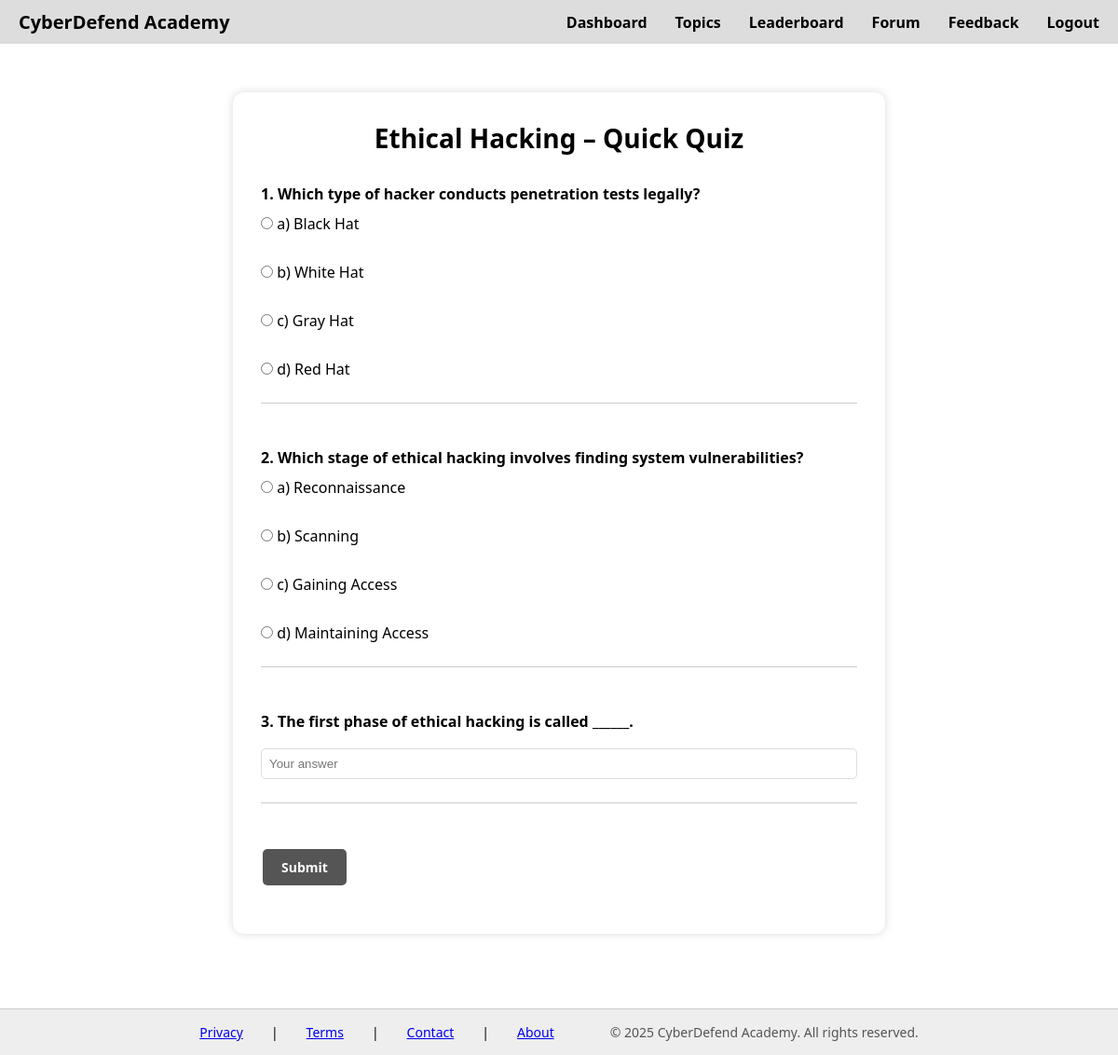
/CyberDefend/ethical_quiz.php, run on the app's committed database.
### tables this page shows
CREATE TABLE IF NOT EXISTS quiz_questions (
  id int(11) NOT NULL AUTO_INCREMENT,
  topic_id int(11) NOT NULL,
  question_type enum('mcq','fill') NOT NULL DEFAULT 'mcq',
  question text NOT NULL,
  option_a varchar(255) DEFAULT NULL,
  option_b varchar(255) DEFAULT NULL,
  option_c varchar(255) DEFAULT NULL,
  option_d varchar(255) DEFAULT NULL,
  correct_answer varchar(255) DEFAULT NULL,
  explanation text DEFAULT NULL,
  PRIMARY KEY (id),
  KEY topic_id (topic_id)
);

### CyberDefend/ethical_quiz.php (the view, shortened to what this page needs)
<?php
require_once 'db.php';
$topic_id = 2;
$questions = [];
$stmt = $conn->prepare("SELECT * FROM quiz_questions WHERE topic_id = ? ORDER BY id ASC");
$stmt->bind_param("i", $topic_id);
$stmt->execute();
$result = $stmt->get_result();
while ($row = $result->fetch_assoc()) {
    $questions[] = $row;
}
?>
<!DOCTYPE html>
<html lang="en">
<head>
  <link rel="stylesheet" href="style.css" />
</head>
<body>
<?php include 'header.php'; ?>
<main>
  <div class="quiz-container">
    <h2>Ethical Hacking – Quick Quiz</h2>
    <form id="quizForm">
      <?php
      $qNum = 1;
      foreach ($questions as $q):
        $qid = "q$qNum";
        $type = $q['question_type'];
        $correct = htmlspecialchars(strtolower($q['correct_answer']));
        $explanation = htmlspecialchars($q['explanation']);
      ?>
      <div class="question" data-correct-answer="<?= $correct ?>" data-explanation="<?= $explanation ?>">
        <p><?= $qNum ?>. <?= htmlspecialchars($q['question']) ?></p>
        <?php if ($type === 'mcq'): ?>
          <label><input type="radio" name="<?= $qid ?>" value="<?= htmlspecialchars(strtolower($q['option_a'])) ?>"> a) <?= htmlspecialchars($q['option_a']) ?></label><br>
          <label><input type="radio" name="<?= $qid ?>" value="<?= htmlspecialchars(strtolower($q['option_b'])) ?>"> b) <?= htmlspecialchars($q['option_b']) ?></label><br>
          <label><input type="radio" name="<?= $qid ?>" value="<?= htmlspecialchars(strtolower($q['option_c'])) ?>"> c) <?= htmlspecialchars($q['option_c']) ?></label><br>
          <label><input type="radio" name="<?= $qid ?>" value="<?= htmlspecialchars(strtolower($q['option_d'])) ?>"> d) <?= htmlspecialchars($q['option_d']) ?></label>
        <?php elseif ($type === 'fill'): ?>
          <input type="text" name="<?= $qid ?>" class="quiz-input" placeholder="Your answer">
        <?php endif; ?>
      </div>
      <br>
      <?php
      $qNum++;
      endforeach;
      ?>
      <button type="button" class="btn" id="submitBtn">Submit</button>
    </form>
  </div>
</main>
<footer>
  <a href="privacy.php">Privacy</a> |
  <a href="terms.php">Terms</a> |
  <a href="contact.php">Contact</a> |
  <a href="about.php">About</a>
</footer>
</body>
</html>

### CyberDefend/style.css (style rules this page uses)
* { margin: 0; padding: 0; box-sizing: border-box; }
body, html { font-family: 'Segoe UI', Tahoma, Geneva, Verdana, sans-serif; height: 100%; display: flex; flex-direction: column; color: black; background: url('images/cyber-security.jpg') no-repeat center center fixed; background-size: cover; }
.btn { padding: 10px 20px; background-color: #555; color: white; text-align: center; text-decoration: none; font-weight: bold; border: none; border-radius: 5px; display: inline-block; font-family: 'Segoe UI', Tahoma, Geneva, Verdana, sans-serif; }
main { flex: 1; padding-bottom: 30px; }
footer { display: flex; justify-content: center; gap: 30px; padding: 15px; background-color: #eee; border-top: 1px solid #ccc; font-size: 14px; position: relative; }
footer::after { content: "© 2025 CyberDefend Academy. All rights reserved."; margin-left: 30px; color: #555; }
.quiz-container { max-width: 700px; margin: 50px auto; padding: 30px; background-color: #fff; border-radius: 12px; box-shadow: 0 0 10px rgba(0, 0, 0, 0.15); }
.quiz-container h2 { text-align: center; font-size: 28px; margin-bottom: 30px; }
.question { margin-bottom: 25px; font-size: 16px; }
.question p { font-weight: bold; margin-bottom: 10px; }
.question label { display: block; margin-bottom: 8px; }
.quiz-input { width: 100%; padding: 8px; margin-top: 8px; border-radius: 5px; border: 1px solid #ddd; }
.btn { padding: 10px 20px; background-color: #555; color: white; text-align: center; text-decoration: none; font-weight: bold; border: none; border-radius: 5px; cursor: pointer; }
html, body { height: 100%; margin: 0; padding: 0; }
.question { margin-bottom: 25px; padding-bottom: 15px; border-bottom: 1px solid #ccc; }
button { padding: 6px 12px; margin: 2px; border: none; border-radius: 6px; cursor: pointer; transition: 0.3s ease; font-size: 14px; }

### data on the page
quiz_questions: question "Which type of hacker conducts penetration tests legally?", option_a "Black Hat", option_b "White Hat", option_c "Gray Hat", option_d "Red Hat"
quiz_questions: question "Which stage of ethical hacking involves finding system vulnerabilities?", option_a "Reconnaissance", option_b "Scanning", option_c "Gaining Access", option_d "Maintaining Access"
quiz_questions: question "The first phase of ethical hacking is called ______."
